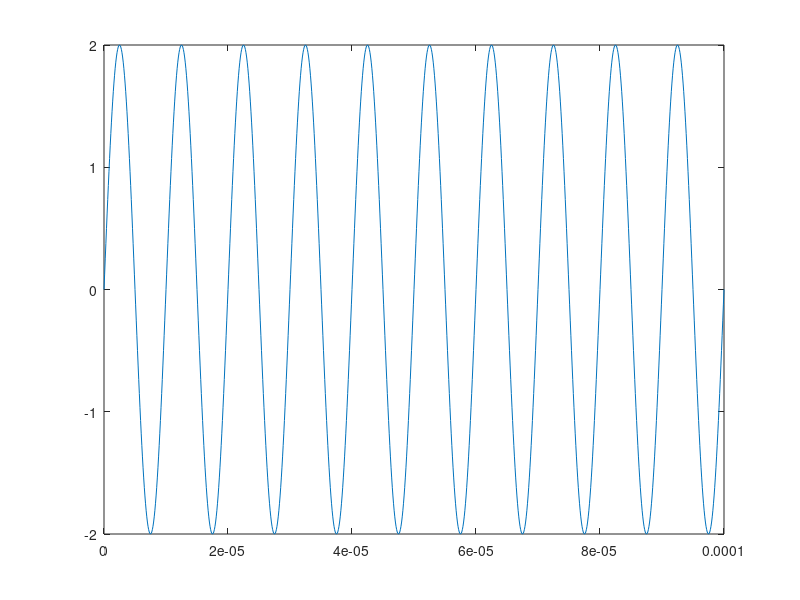

Source code (MATLAB):
close all
clc

pkg load control
pkg load signal

fs = 100*10^5;
t = [0:1/fs:0.0001];
A = 2;
freq = 100*10^3;
S = A*sin(2*pi*freq*t);
plot(t,S)